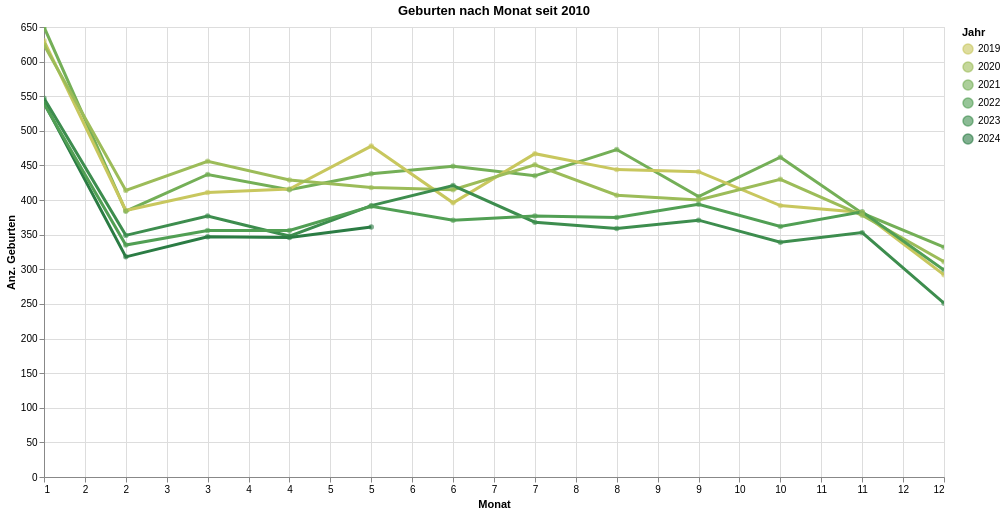

Notebook source saved alongside this figure:
### Code cell
myTitle="Geburten nach Monat seit 2010"

highlight = alt.selection(type='single', on='mouseover',
                          fields=['EreignisDatJahr'], nearest=True)
#x='date:StichtagDatJahr',
base = alt.Chart(myAgg.reset_index().query('sum_WBev>1'), title=myTitle).encode(
    x=alt.X('EreignisDatMM', axis=alt.Axis(format='.0f', title='Monat'))# , axis=alt.Axis(format='%', title='percentage')
    , y=alt.X('sum_WBev', axis=alt.Axis(title='Anz. Geburten'))
    , color=alt.Color('EreignisDatJahr:O', legend=alt.Legend(title="Jahr"), scale=alt.Scale(scheme='goldgreen'))  
    , tooltip=['StichtagDat', 'EreignisDatJahr', 'EreignisDatMM', 'sum_WBev']    
)
points = base.mark_circle().encode(
    opacity=alt.value(0.6)
).add_selection(
    highlight
).properties(
    width=900 , height=450
)
lines = base.mark_line().encode(
    size=alt.condition(~highlight, alt.value(0.9), alt.value(3))
).interactive()

lines + points

### Figure 1 — Vega-Lite specification as saved in the notebook (floating-point values rounded to 4 significant figures)
{"config": {"view": {"continuousWidth": 300, "continuousHeight": 300}}, "layer": [{"mark": {"type": "line"}, "encoding": {"color": {"field": "EreignisDatJahr", "legend": {"title": "Jahr"}, "scale": {"scheme": "goldgreen"}, "type": "ordinal"}, "size": {"condition": {"test": {"not": {"param": "param_7"}}, "value": 0.9}, "value": 3}, "tooltip": [{"field": "StichtagDat", "type": "temporal"}, {"field": "EreignisDatJahr", "type": "quantitative"}, {"field": "EreignisDatMM", "type": "quantitative"}, {"field": "sum_WBev", "type": "quantitative"}], "x": {"axis": {"format": ".0f", "title": "Monat"}, "field": "EreignisDatMM", "type": "quantitative"}, "y": {"axis": {"title": "Anz. Geburten"}, "field": "sum_WBev", "type": "quantitative"}}, "name": "view_7", "title": "Geburten nach Monat seit 2010"}, {"mark": {"type": "circle"}, "encoding": {"color": {"field": "EreignisDatJahr", "legend": {"title": "Jahr"}, "scale": {"scheme": "goldgreen"}, "type": "ordinal"}, "opacity": {"value": 0.6}, "tooltip": [{"field": "StichtagDat", "type": "temporal"}, {"field": "EreignisDatJahr", "type": "quantitative"}, {"field": "EreignisDatMM", "type": "quantitative"}, {"field": "sum_WBev", "type": "quantitative"}], "x": {"axis": {"format": ".0f", "title": "Monat"}, "field": "EreignisDatMM", "type": "quantitative"}, "y": {"axis": {"title": "Anz. Geburten"}, "field": "sum_WBev", "type": "quantitative"}}, "name": "view_8", "title": "Geburten nach Monat seit 2010"}], "data": {"name": "data-f2640b65a977eff9c10e794bb1d86388"}, "height": 450, "params": [{"name": "param_8", "select": {"type": "interval", "encodings": ["x", "y"]}, "bind": "scales", "views": ["view_7"]}, {"name": "param_7", "select": {"type": "point", "fields": ["EreignisDatJahr"], "nearest": true, "on": "mouseover"}, "views": ["view_8"]}], "width": 900, "$schema": "https://vega.github.io/schema/vega-lite/v5.8.0.json", "datasets": {"data-f2640b65a977eff9c10e794bb1d86388": [{"StichtagDat": "2021-01-31T00:00:00", "EreignisDatJahr": 2021, "EreignisDatMM": 1, "sum_WBev": 650}, {"StichtagDat": "2019-01-31T00:00:00", "EreignisDatJahr": 2019, "EreignisDatMM": 1, "sum_WBev": 630}, {"StichtagDat": "2020-01-31T00:00:00", "EreignisDatJahr": 2020, "EreignisDatMM": 1, "sum_WBev": 624}, {"StichtagDat": "2023-01-31T00:00:00", "EreignisDatJahr": 2023, "EreignisDatMM": 1, "sum_WBev": 547}, {"StichtagDat": "2024-01-31T00:00:00", "EreignisDatJahr": 2024, "EreignisDatMM": 1, "sum_WBev": 541}, {"StichtagDat": "2022-01-31T00:00:00", "EreignisDatJahr": 2022, "EreignisDatMM": 1, "sum_WBev": 539}, {"StichtagDat": "2019-05-31T00:00:00", "EreignisDatJahr": 2019, "EreignisDatMM": 5, "sum_WBev": 478}, {"StichtagDat": "2021-08-31T00:00:00", "EreignisDatJahr": 2021, "EreignisDatMM": 8, "sum_WBev": 473}, {"StichtagDat": "2019-07-31T00:00:00", "EreignisDatJahr": 2019, "EreignisDatMM": 7, "sum_WBev": 467}, {"StichtagDat": "2021-10-31T00:00:00", "EreignisDatJahr": 2021, "EreignisDatMM": 10, "sum_WBev": 462}, {"StichtagDat": "2020-03-31T00:00:00", "EreignisDatJahr": 2020, "EreignisDatMM": 3, "sum_WBev": 456}, {"StichtagDat": "2020-07-31T00:00:00", "EreignisDatJahr": 2020, "EreignisDatMM": 7, "sum_WBev": 451}, {"StichtagDat": "2021-06-30T00:00:00", "EreignisDatJahr": 2021, "EreignisDatMM": 6, "sum_WBev": 449}, {"StichtagDat": "2019-08-31T00:00:00", "EreignisDatJahr": 2019, "EreignisDatMM": 8, "sum_WBev": 444}, {"StichtagDat": "2019-09-30T00:00:00", "EreignisDatJahr": 2019, "EreignisDatMM": 9, "sum_WBev": 441}, {"StichtagDat": "2021-05-31T00:00:00", "EreignisDatJahr": 2021, "EreignisDatMM": 5, "sum_WBev": 438}, {"StichtagDat": "2021-03-31T00:00:00", "EreignisDatJahr": 2021, "EreignisDatMM": 3, "sum_WBev": 437}, {"StichtagDat": "2021-07-31T00:00:00", "EreignisDatJahr": 2021, "EreignisDatMM": 7, "sum_WBev": 435}, {"StichtagDat": "2020-10-31T00:00:00", "EreignisDatJahr": 2020, "EreignisDatMM": 10, "sum_WBev": 430}, {"StichtagDat": "2020-04-30T00:00:00", "EreignisDatJahr": 2020, "EreignisDatMM": 4, "sum_WBev": 429}, {"StichtagDat": "2023-06-30T00:00:00", "EreignisDatJahr": 2023, "EreignisDatMM": 6, "sum_WBev": 421}, {"StichtagDat": "2020-05-31T00:00:00", "EreignisDatJahr": 2020, "EreignisDatMM": 5, "sum_WBev": 418}, {"StichtagDat": "2019-04-30T00:00:00", "EreignisDatJahr": 2019, "EreignisDatMM": 4, "sum_WBev": 416}, {"StichtagDat": "2021-04-30T00:00:00", "EreignisDatJahr": 2021, "EreignisDatMM": 4, "sum_WBev": 415}, {"StichtagDat": "2020-06-30T00:00:00", "EreignisDatJahr": 2020, "EreignisDatMM": 6, "sum_WBev": 415}, {"StichtagDat": "2020-02-29T00:00:00", "EreignisDatJahr": 2020, "EreignisDatMM": 2, "sum_WBev": 414}, {"StichtagDat": "2019-03-31T00:00:00", "EreignisDatJahr": 2019, "EreignisDatMM": 3, "sum_WBev": 411}, {"StichtagDat": "2020-08-31T00:00:00", "EreignisDatJahr": 2020, "EreignisDatMM": 8, "sum_WBev": 407}, {"StichtagDat": "2021-09-30T00:00:00", "EreignisDatJahr": 2021, "EreignisDatMM": 9, "sum_WBev": 405}, {"StichtagDat": "2020-09-30T00:00:00", "EreignisDatJahr": 2020, "EreignisDatMM": 9, "sum_WBev": 400}, {"StichtagDat": "2019-06-30T00:00:00", "EreignisDatJahr": 2019, "EreignisDatMM": 6, "sum_WBev": 396}, {"StichtagDat": "2022-09-30T00:00:00", "EreignisDatJahr": 2022, "EreignisDatMM": 9, "sum_WBev": 394}, {"StichtagDat": "2019-10-31T00:00:00", "EreignisDatJahr": 2019, "EreignisDatMM": 10, "sum_WBev": 392}, {"StichtagDat": "2023-05-31T00:00:00", "EreignisDatJahr": 2023, "EreignisDatMM": 5, "sum_WBev": 392}, {"StichtagDat": "2022-05-31T00:00:00", "EreignisDatJahr": 2022, "EreignisDatMM": 5, "sum_WBev": 391}, {"StichtagDat": "2019-02-28T00:00:00", "EreignisDatJahr": 2019, "EreignisDatMM": 2, "sum_WBev": 385}, {"StichtagDat": "2021-02-28T00:00:00", "EreignisDatJahr": 2021, "EreignisDatMM": 2, "sum_WBev": 384}, {"StichtagDat": "2022-11-30T00:00:00", "EreignisDatJahr": 2022, "EreignisDatMM": 11, "sum_WBev": 383}, {"StichtagDat": "2019-11-30T00:00:00", "EreignisDatJahr": 2019, "EreignisDatMM": 11, "sum_WBev": 382}, {"StichtagDat": "2021-11-30T00:00:00", "EreignisDatJahr": 2021, "EreignisDatMM": 11, "sum_WBev": 381}, {"StichtagDat": "2020-11-30T00:00:00", "EreignisDatJahr": 2020, "EreignisDatMM": 11, "sum_WBev": 378}, {"StichtagDat": "2022-07-31T00:00:00", "EreignisDatJahr": 2022, "EreignisDatMM": 7, "sum_WBev": 377}, {"StichtagDat": "2023-03-31T00:00:00", "EreignisDatJahr": 2023, "EreignisDatMM": 3, "sum_WBev": 377}, {"StichtagDat": "2022-08-31T00:00:00", "EreignisDatJahr": 2022, "EreignisDatMM": 8, "sum_WBev": 375}, {"StichtagDat": "2023-09-30T00:00:00", "EreignisDatJahr": 2023, "EreignisDatMM": 9, "sum_WBev": 371}, {"StichtagDat": "2022-06-30T00:00:00", "EreignisDatJahr": 2022, "EreignisDatMM": 6, "sum_WBev": 371}, {"StichtagDat": "2023-07-31T00:00:00", "EreignisDatJahr": 2023, "EreignisDatMM": 7, "sum_WBev": 368}, {"StichtagDat": "2022-10-31T00:00:00", "EreignisDatJahr": 2022, "EreignisDatMM": 10, "sum_WBev": 362}, {"StichtagDat": "2024-05-31T00:00:00", "EreignisDatJahr": 2024, "EreignisDatMM": 5, "sum_WBev": 361}, {"StichtagDat": "2023-08-31T00:00:00", "EreignisDatJahr": 2023, "EreignisDatMM": 8, "sum_WBev": 359}, {"StichtagDat": "2022-04-30T00:00:00", "EreignisDatJahr": 2022, "EreignisDatMM": 4, "sum_WBev": 356}, {"StichtagDat": "2022-03-31T00:00:00", "EreignisDatJahr": 2022, "EreignisDatMM": 3, "sum_WBev": 356}, {"StichtagDat": "2023-11-30T00:00:00", "EreignisDatJahr": 2023, "EreignisDatMM": 11, "sum_WBev": 353}, {"StichtagDat": "2023-02-28T00:00:00", "EreignisDatJahr": 2023, "EreignisDatMM": 2, "sum_WBev": 349}, {"StichtagDat": "2023-04-30T00:00:00", "EreignisDatJahr": 2023, "EreignisDatMM": 4, "sum_WBev": 348}, {"StichtagDat": "2024-03-31T00:00:00", "EreignisDatJahr": 2024, "EreignisDatMM": 3, "sum_WBev": 347}, {"StichtagDat": "2024-04-30T00:00:00", "EreignisDatJahr": 2024, "EreignisDatMM": 4, "sum_WBev": 346}, {"StichtagDat": "2023-10-31T00:00:00", "EreignisDatJahr": 2023, "EreignisDatMM": 10, "sum_WBev": 339}, {"StichtagDat": "2022-02-28T00:00:00", "EreignisDatJahr": 2022, "EreignisDatMM": 2, "sum_WBev": 335}, {"StichtagDat": "2021-12-31T00:00:00", "EreignisDatJahr": 2021, "EreignisDatMM": 12, "sum_WBev": 332}, {"StichtagDat": "2024-02-29T00:00:00", "EreignisDatJahr": 2024, "EreignisDatMM": 2, "sum_WBev": 318}, {"StichtagDat": "2020-12-31T00:00:00", "EreignisDatJahr": 2020, "EreignisDatMM": 12, "sum_WBev": 311}, {"StichtagDat": "2022-12-31T00:00:00", "EreignisDatJahr": 2022, "EreignisDatMM": 12, "sum_WBev": 299}, {"StichtagDat": "2019-12-31T00:00:00", "EreignisDatJahr": 2019, "EreignisDatMM": 12, "sum_WBev": 292}, {"StichtagDat": "2023-12-31T00:00:00", "EreignisDatJahr": 2023, "EreignisDatMM": 12, "sum_WBev": 251}]}}
